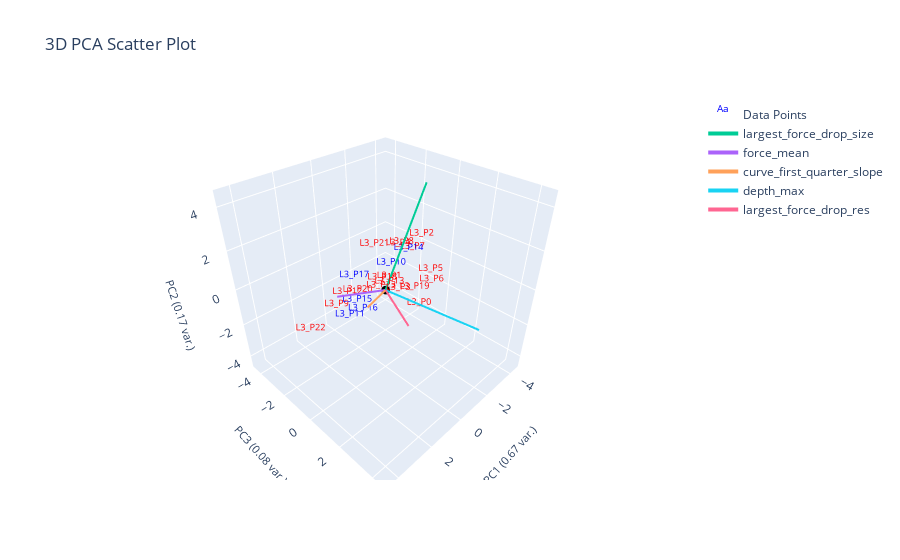

Source (notebook cell):
### Markdown cell above
# Split based on clump

### Code cell
from sklearn.neighbors import NearestCentroid

ylabel_name = "clump"
data_with_popcorn_label = data_features[data_features[ylabel_name].notna()]

popcorn_x = plotting.extract_numerical_features(data_with_popcorn_label).values
popcorn_ylabels = data_with_popcorn_label[ylabel_name].astype(int)

nc = NearestCentroid()
nc.fit(popcorn_x, popcorn_ylabels)

nc_predictions = pd.Series(nc.predict(clustering_features.values))
proba = np.round(nc.predict_proba(clustering_features), 2)

# proba = pd.DataFrame(data=proba, columns=nc.classes, index=data_without_op)
centroids = pd.DataFrame(data=nc.centroids_, columns=clustering_features.columns)
centroids[f'{ylabel_name}_nums'] = nc.classes_

changed_ylabel_idxs = loss(nc_predictions, popcorn_ylabels)
corrected_predctions = correct_pseudo_ylabels_to_actual(nc_predictions, popcorn_ylabels, changed_ylabel_idxs)

# plotting.plot_specific_curves([4], curve_data, data_features, color='green')

# print(data_with_popcorn_label[data_with_popcorn_label[ylabel_name]].index)
# print(data_with_popcorn_label[~data_with_popcorn_label[ylabel_name]].index)

# plotting labeled data only
# plotting.plot_specific_curves([1, 49], curve_data, data_features, color='blue')
# plotting.plot_specific_curves([21, 42, 43, 70], curve_data, data_features, color='blue')

plotting.plot_cluster_subplots(
                            popcorn_ylabels, 
                            curve_data,
                            filename_list,
                            title='clump',
                            cluster_category_names=[f"No {ylabel_name}", f"Yes {ylabel_name}"], 
                            bold_idxs=popcorn_ylabels.index,
                            features_df=data_with_popcorn_label)
plotting.plot_pca(data_with_popcorn_label, popcorn_ylabels, 3, "", ylabel_name, )

### Figure 1 — Plotly figure (JSON) as saved in the notebook; plotly's stock layout.template omitted (floating-point values rounded to 4 significant figures)
{"data": [{"mode": "text", "name": "Data Points", "text": ["L3_P10", "L3_P6", "L3_P1", "L3_P8", "L3_P0", "L3_P18", "L3_P4", "L3_P13", "L3_P16", "L3_P5", "L3_P3", "L3_P2", "L3_P9", "L3_P15", "L3_P11", "L3_P14", "L3_P23", "L3_P19", "L3_P7", "L3_P17", "L3_P12", "L3_P20", "L3_P22", "L3_P21"], "textfont": {"color": ["blue", "red", "red", "red", "red", "red", "red", "red", "blue", "red", "red", "red", "red", "blue", "blue", "blue", "red", "red", "red", "blue", "red", "red", "red", "red"], "size": 9}, "type": "scatter3d", "x": [-0.5862, -2.271, -0.6358, -1.542, -1.873, 0.3734, -1.177, 0.4643, 1.935, -2.377, 0.1106, -2.137, 2.379, 1.951, 2.642, -1.538, -0.6437, -1.418, -1.746, 1.324, 1.301, 0.51, 4.71, 0.2446], "y": [-0.2314, 0.8177, -0.4455, -0.4979, 0.4588, 0.1788, -0.3686, 0.701, 0.6103, 0.6367, 0.8982, 0.1706, -0.5839, 0.2885, 0.5484, -0.04647, -0.9356, 0.5118, 0.0009937, -0.5737, -1.132, -1.336, 0.7985, -0.4689], "z": [0.4202, -0.8236, -0.4523, 0.9928, -2.216, 0.2871, 1.124, 0.3797, -0.2949, -0.367, -0.03003, 1.449, -0.4981, -0.004577, -0.2416, 0.8509, -1.253, -0.9787, 0.853, 0.502, -0.7071, -1.108, 0.4578, 1.658]}, {"marker": {"color": "black", "size": 3}, "mode": "markers", "name": "Origin", "showlegend": false, "type": "scatter3d", "x": [0], "y": [0], "z": [0]}, {"line": {"width": 4}, "mode": "lines+text", "name": "largest_force_drop_size", "textposition": "top center", "type": "scatter3d", "x": [0, -2.107], "y": [0, 0.2835], "z": [0, 4.505]}, {"line": {"width": 4}, "mode": "lines+text", "name": "force_mean", "textposition": "top center", "type": "scatter3d", "x": [0, 2.755], "y": [0, 0.04958], "z": [0, 1.074]}, {"line": {"width": 4}, "mode": "lines+text", "name": "curve_first_quarter_slope", "textposition": "top center", "type": "scatter3d", "x": [0, 1.956], "y": [0, 0.9442], "z": [0, 0.5931]}, {"line": {"width": 4}, "mode": "lines+text", "name": "depth_max", "textposition": "top center", "type": "scatter3d", "x": [0, -2.209], "y": [0, 3.667], "z": [0, -1.448]}, {"line": {"width": 4}, "mode": "lines+text", "name": "largest_force_drop_res", "textposition": "top center", "type": "scatter3d", "x": [0, 2.065], "y": [0, 3.252], "z": [0, 1.052]}], "layout": {"autosize": true, "scene": {"aspectmode": "cube", "xaxis": {"range": [-4.71, 4.71], "title": {"font": {"size": 11}, "text": "PC1 (0.67 var.)"}}, "yaxis": {"range": [-4.71, 4.71], "title": {"font": {"size": 11}, "text": "PC3 (0.08 var.)"}}, "zaxis": {"range": [-4.71, 4.71], "title": {"font": {"size": 11}, "text": "PC2 (0.17 var.)"}}}, "title": {"text": "3D PCA Scatter Plot"}}}
